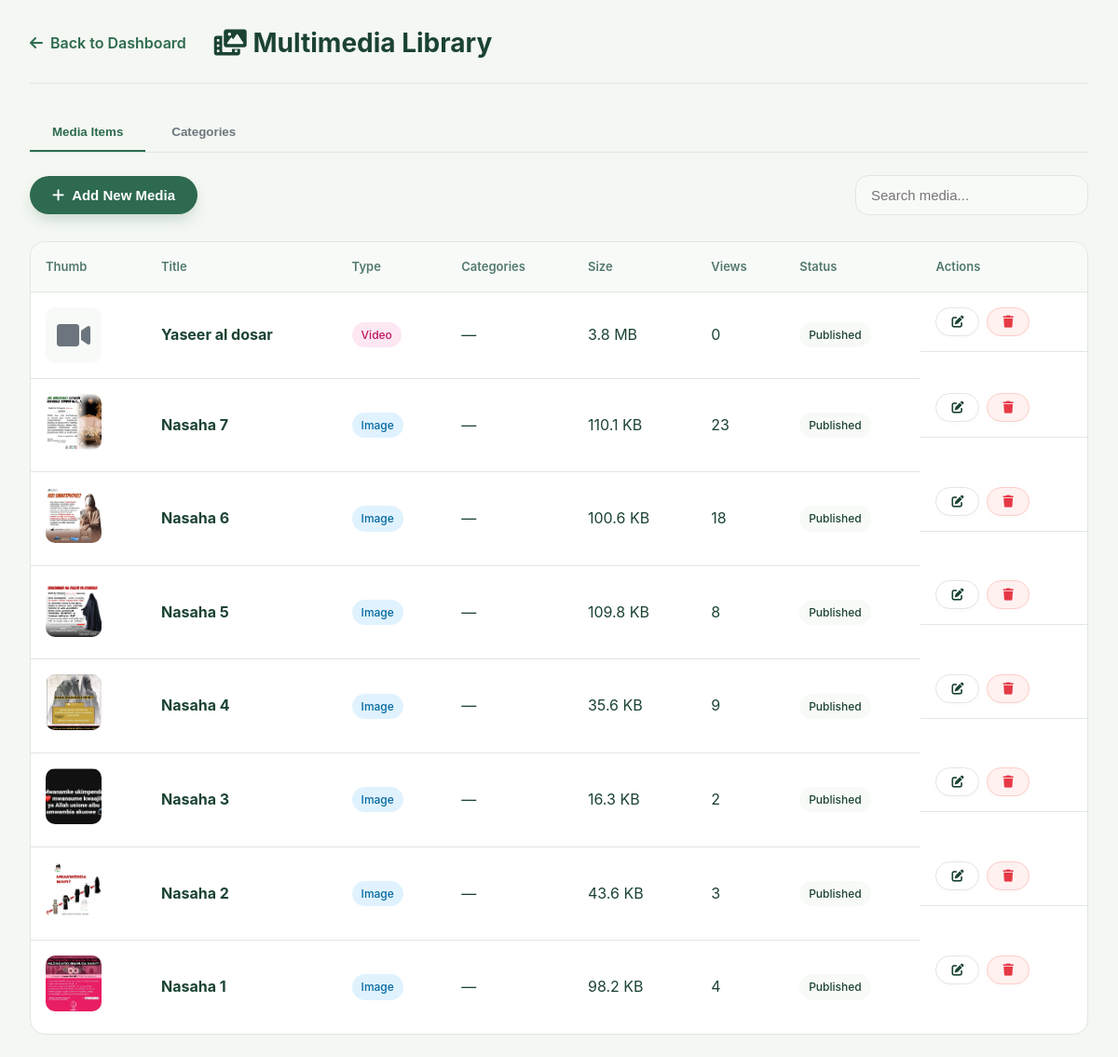
The app's page /myislam-v2/admin/admin_multmedia.php (signed in) with its own data.
### tables this page shows
CREATE TABLE `media` (
  `id` int(11) NOT NULL,
  `title` varchar(255) NOT NULL,
  `slug` varchar(255) NOT NULL,
  `description` text DEFAULT NULL,
  `media_type` enum('image','video','audio','document') NOT NULL,
  `file_path` varchar(500) NOT NULL,
  `thumbnail_path` varchar(500) DEFAULT NULL,
  `file_size` int(11) DEFAULT NULL COMMENT 'in bytes',
  `duration` int(11) DEFAULT NULL COMMENT 'in seconds, for video/audio',
  `subject_id` int(11) DEFAULT NULL COMMENT 'optional link to subjects',
  `uploaded_by` int(11) NOT NULL,
  `status` enum('draft','published','archived') NOT NULL DEFAULT 'published',
  `view_count` int(11) NOT NULL DEFAULT 0,
  `download_count` int(11) NOT NULL DEFAULT 0,
  `created_at` timestamp NULL DEFAULT current_timestamp(),
  `updated_at` timestamp NULL DEFAULT current_timestamp() ON UPDATE current_timestamp()
);

### myislam-v2/admin/admin_multmedia.php (the view, shortened to what this page needs)
<?php
function e($v): string {
    return htmlspecialchars((string)$v, ENT_QUOTES, 'UTF-8');
}
$conn = db();
$mediaList = $conn->query("
    SELECT m.*,
           (SELECT GROUP_CONCAT(c.name SEPARATOR ', ') FROM media_category_relations mcr
            JOIN media_categories c ON c.id = mcr.category_id WHERE mcr.media_id = m.id) AS categories
    FROM media m
    ORDER BY m.created_at DESC
")->fetchAll();
function formatSize($bytes): string {
    if ($bytes < 1048576) return round($bytes / 1024, 1) . ' KB';
    return round($bytes / 1048576, 1) . ' MB';
}
function getFileIcon($type): string {
    return [
        'image'    => 'fa-image',
        'video'    => 'fa-video',
        'audio'    => 'fa-headphones',
        'document' => 'fa-file-alt'
    ][$type] ?? 'fa-file';
}
?>
<!DOCTYPE html>
<html lang="en">
<head>
    <link rel="stylesheet" href="https://cdnjs.cloudflare.com/ajax/libs/font-awesome/6.0.0-beta3/css/all.min.css">
</head>
<body>
<div class="container">
    <div class="page-header">
        <a href="dashboard.php" class="back-link"><i class="fas fa-arrow-left"></i> Back to Dashboard</a>
        <h1 class="page-title"><i class="fas fa-photo-video"></i> Multimedia Library</h1>
    </div>
    <div class="tabs">
        <button class="tab active" data-tab="media">Media Items</button>
        <button class="tab" data-tab="categories">Categories</button>
    </div>
    <div id="mediaTab">
        <div class="action-bar">
            <button class="btn btn-primary" id="addMediaBtn"><i class="fas fa-plus"></i> Add New Media</button>
            <div>
                <input type="text" id="searchMedia" class="form-control" placeholder="Search media..." style="width:250px;">
            </div>
        </div>
        <div class="table-wrapper">
            <table id="mediaTable">
                <thead>
                    <tr>
                        <th>Thumb</th>
                        <th>Title</th>
                        <th>Type</th>
                        <th>Categories</th>
                        <th>Size</th>
                        <th>Views</th>
                        <th>Status</th>
                        <th>Actions</th>
                    </tr>
                </thead>
                <tbody>
                    <?php foreach ($mediaList as $media): ?>
                    <?php $ytId = !empty($media['video_url']) ? extractYoutubeId($media['video_url']) : null; ?>
                    <tr data-title="<?= e(strtolower($media['title'])) ?>" data-type="<?= $media['media_type'] ?>">
                        <td>
                            <?php if ($media['thumbnail_path']): ?>
                                <img src="../<?= e($media['thumbnail_path']) ?>" class="media-thumb" alt="">
                            <?php elseif ($media['media_type'] === 'image'): ?>
                                <img src="../<?= e($media['file_path']) ?>" class="media-thumb" alt="">
                            <?php elseif ($ytId): ?>
                                <img src="https://img.youtube.com/vi/<?= e($ytId) ?>/default.jpg" class="media-thumb" alt="">
                            <?php else: ?>
                                <div class="media-thumb" style="display:flex;align-items:center;justify-content:center;">
                                    <i class="fas <?= getFileIcon($media['media_type']) ?> fa-2x" style="color:var(--text-muted);"></i>
                                </div>
                            <?php endif; ?>
                        </td>
                        <td><strong><?= e($media['title']) ?></strong></td>
                        <td>
                            <span class="badge <?= $media['media_type'] ?>"><?= ucfirst($media['media_type']) ?></span>
                        </td>
                        <td><?= e($media['categories'] ?? '—') ?></td>
                        <td><?= formatSize($media['file_size']) ?></td>
                        <td><?= $media['view_count'] ?></td>
                        <td><span class="badge"><?= ucfirst($media['status']) ?></span></td>
                        <td class="actions">
                            <button class="btn btn-sm edit-media-btn" data-id="<?= $media['id'] ?>"><i class="fas fa-edit"></i></button>
                            <button class="btn btn-sm btn-danger delete-media-btn" data-id="<?= $media['id'] ?>"><i class="fas fa-trash"></i></button>
                        </td>
                    </tr>
                    <?php endforeach; ?>
                </tbody>
            </table>
        </div>
    </div>
</div>
</body>
</html>

### myislam-v2/admin/admin_multmedia.php (style rules this page uses)
* { margin:0;padding:0;box-sizing:border-box }
:root { --primary: #2d6a4f; --primary-light: #40916c; --primary-soft: #d8f3dc; --danger: #e63946; --success: #2a9d8f; --warning: #e9c46a; --text-dark: #1b4332; --text-light: #52796f; --text-muted: #6c757d; --bg-page: #f4f7f2; --surface: #ffffff; --surface-2: #f8faf8; --border: #e0e7e0; --shadow: 0 10px 25px -5px rgba(0,0,0,0.05); --shadow-lg: 0 20px 30px -10px rgba(0,0,0,0.1); --radius: 16px; --radius-sm: 12px; }
body { font-family: 'Inter', system-ui, -apple-system, sans-serif; background: var(--bg-page); color: var(--text-dark); line-height: 1.6; padding: 24px 32px; min-height: 100vh; }
.container { max-width: 1400px; margin: 0 auto; }
.page-header { display: flex; align-items: center; flex-wrap: wrap; gap: 20px 30px; margin-bottom: 32px; padding-bottom: 20px; border-bottom: 1px solid var(--border); }
.back-link { display: flex; align-items: center; gap: 8px; text-decoration: none; color: var(--primary); font-weight: 600; transition: all 0.2s; }
.page-title { font-size: 28px; font-weight: 700; }
.action-bar { display: flex; justify-content: space-between; align-items: center; margin-bottom: 28px; flex-wrap: wrap; gap: 16px; }
.btn { display: inline-flex; align-items: center; gap: 8px; padding: 12px 24px; border-radius: 40px; font-weight: 600; font-size: 15px; border: none; cursor: pointer; transition: all 0.2s; text-decoration: none; background: var(--surface); color: var(--text-dark); border: 1px solid var(--border); box-shadow: 0 2px 4px rgba(0,0,0,0.02); }
.btn-primary { background: var(--primary); color: white; border: none; box-shadow: 0 8px 16px -4px rgba(45,106,79,0.25); }
.btn-danger { background: #fff1f0; color: var(--danger); border-color: #ffccc7; }
.btn-sm { padding: 8px 16px; font-size: 13px; }
.tabs { display: flex; gap: 4px; margin-bottom: 24px; border-bottom: 1px solid var(--border); }
.tab { padding: 12px 24px; background: none; border: none; font-weight: 600; color: var(--text-muted); cursor: pointer; border-bottom: 2px solid transparent; transition: all 0.2s; }
.tab.active { color: var(--primary); border-bottom-color: var(--primary); }
.table-wrapper { background: var(--surface); border-radius: var(--radius); border: 1px solid var(--border); overflow-x: auto; }
table { width: 100%; border-collapse: collapse; }
th, td { padding: 16px; text-align: left; border-bottom: 1px solid var(--border); }
th { background: var(--surface-2); font-weight: 600; color: var(--text-light); font-size: 13px; }
tr:last-child td { border-bottom: none; }
.media-thumb { width: 60px; height: 60px; border-radius: 10px; object-fit: cover; background: var(--surface-2); }
.badge { display: inline-block; padding: 4px 10px; border-radius: 40px; font-size: 12px; font-weight: 500; background: var(--surface-2); }
.badge.image { background: #e0f2fe; color: #0369a1; }
.badge.video { background: #fce7f3; color: #be185d; }
.actions { display: flex; gap: 8px; }
.form-control { padding: 12px 16px; border: 1px solid var(--border); border-radius: 14px; background: var(--surface-2); font-size: 15px; transition: all 0.2s; }

### records on screen
media: title "Yaseer al dosar", media_type "Video", categories "—", file_size "3.8 MB", view_count "0", status "Published"
media: file_path (picture), title "Nasaha 7", media_type "Image", categories "—", file_size "110.1 KB", view_count "23", status "Published"
media: file_path (picture), title "Nasaha 6", media_type "Image", categories "—", file_size "100.6 KB", view_count "18", status "Published"
media: file_path (picture), title "Nasaha 5", media_type "Image", categories "—", file_size "109.8 KB", view_count "8", status "Published"
media: file_path (picture), title "Nasaha 4", media_type "Image", categories "—", file_size "35.6 KB", view_count "9", status "Published"
media: file_path (picture), title "Nasaha 3", media_type "Image", categories "—", file_size "16.3 KB", view_count "2", status "Published"
media: file_path (picture), title "Nasaha 2", media_type "Image", categories "—", file_size "43.6 KB", view_count "3", status "Published"
media: file_path (picture), title "Nasaha 1", media_type "Image", categories "—", file_size "98.2 KB", view_count "4", status "Published"
